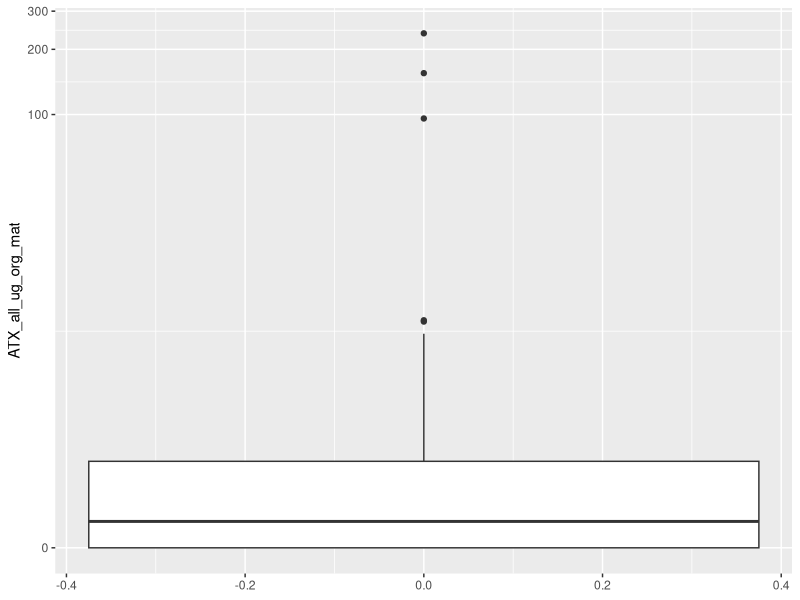
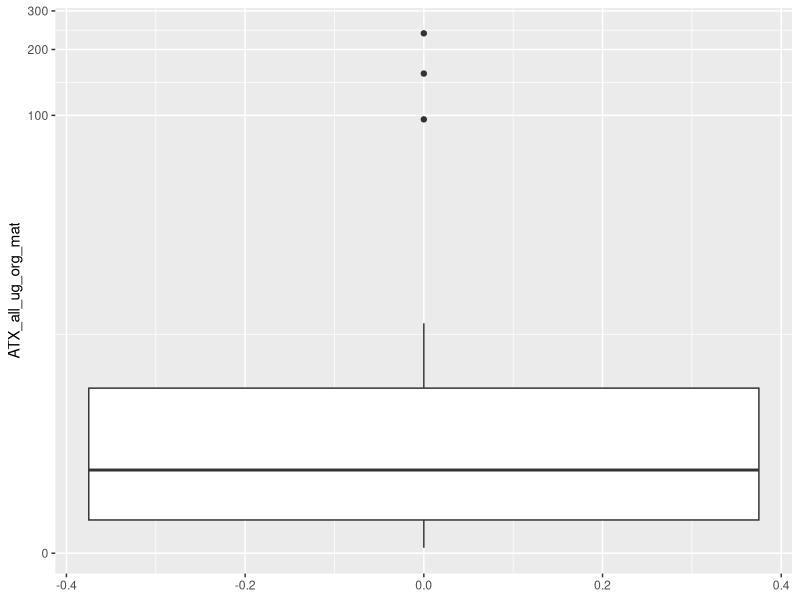
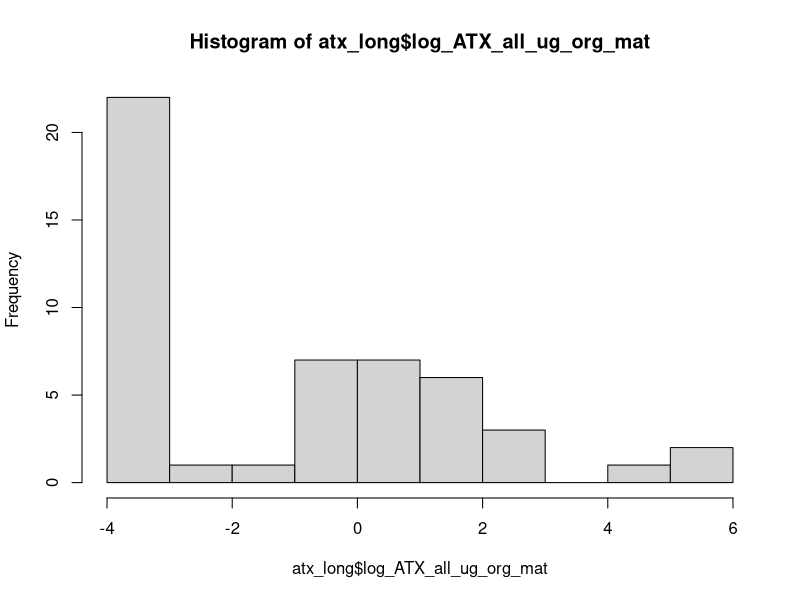
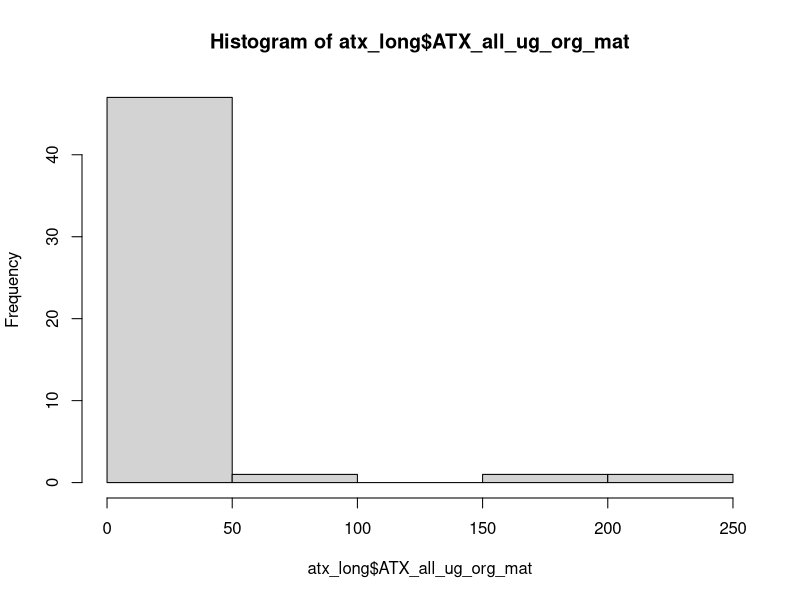

These figures' R source, in order:
#### Making anatoxin categories for analyses
### Jordan Zabrecky
## last edited: 05.03.2026

# This script makes anatoxin concentrations groupings (e.g., high versus low) 
# to use in Q3 analyses

#### (1) Loading libraries & data ####

# libraries
lapply(c("tidyverse"), require, character.only = T)

# read in environmental covariates & toxin data
atx <- read.csv("data/field_and_lab/environmental_covariates_and_toxins.csv") %>% 
  # will analyze congeners all together standardized by OM, 
  # so removing individual congeners and standardization by chl-a
  select(field_date, site_reach, site, TM_ATX_all_ug_orgmat_g, TAC_ATX_all_ug_orgmat_g) %>% 
  filter(year(ymd(field_date)) == 2022)

#### (2) Exploring ATX data ####

# ATX in long format
atx_long <- atx %>% 
  pivot_longer(c("TM_ATX_all_ug_orgmat_g", "TAC_ATX_all_ug_orgmat_g"), values_to = "ATX_all_ug_org_mat",
                    names_to = "taxa_ATX") %>% 
  na.omit()

# see distribution of all
ggplot(data = atx_long %>% na.omit(), aes(y = ATX_all_ug_org_mat)) +
  geom_boxplot() +
  scale_y_continuous(trans="pseudo_log")

# see distribution of all (with zeros removed)
ggplot(data = atx_long %>% na.omit() %>% filter(ATX_all_ug_org_mat > 0), aes(y = ATX_all_ug_org_mat)) +
  geom_boxplot() +
  scale_y_continuous(trans="pseudo_log")

# get summary (with zeros removed)
summary(atx_long %>% na.omit() %>% filter(ATX_all_ug_org_mat > 0))
# makes sense to do <50% quantile, =< 1.98
# 50-75% quantile =< 5.5 and > 1.98
# 75-100% quantile > 5.5

#### (3) Log-Transforming ATX ####

## (b) log-transform values

# need to replace zeros with a value 
# lowest non-zero value is 0.03, how about 0.02 as zero replacement?
log(0.03) # -3.506558
log(0.02) # -3.912

# log values (replace with 0.02 when 0)
atx_long <- atx_long %>% 
  mutate(log_ATX_all_ug_org_mat = case_when(ATX_all_ug_org_mat == 0 ~ log(0.02),
                                                TRUE ~ log(ATX_all_ug_org_mat)))

# view plot
hist(atx_long$log_ATX_all_ug_org_mat) # yes, this is better
hist(atx_long$ATX_all_ug_org_mat)
#### (4) Adding ATX categories to data ####

# save median and 3rd quantile
med <- median((atx_long %>% na.omit() %>% filter(ATX_all_ug_org_mat > 0))$ATX_all_ug_org_mat)
third_q <- quantile((atx_long %>% na.omit() %>% filter(ATX_all_ug_org_mat > 0))$ATX_all_ug_org_mat)[4]

# add in categorical grouping
atx_long <- atx_long %>% 
  mutate(atx_detected = case_when(ATX_all_ug_org_mat > 0 ~ "y",
                                  TRUE ~ "n"),
         atx_group = case_when(ATX_all_ug_org_mat <= med & ATX_all_ug_org_mat > 0 ~ "low",
                               ATX_all_ug_org_mat <= third_q & ATX_all_ug_org_mat > med ~ "medium",
                               ATX_all_ug_org_mat > third_q ~ "high",
                               TRUE ~ "none")) %>% 
  mutate(sample_type = case_when(taxa_ATX == "TM_ATX_all_ug_orgmat_g" ~ "TM",
                                 taxa_ATX == "TAC_ATX_all_ug_orgmat_g"  ~ "TAC")) %>% 
  select(field_date, site, site_reach, sample_type, ATX_all_ug_org_mat, log_ATX_all_ug_org_mat,
         atx_detected, atx_group)

#### (3) Saving CSV ####

# save csv
write.csv(atx_long, "./data/field_and_lab/atx_w_categorical_groupings.csv", 
          row.names = FALSE)
